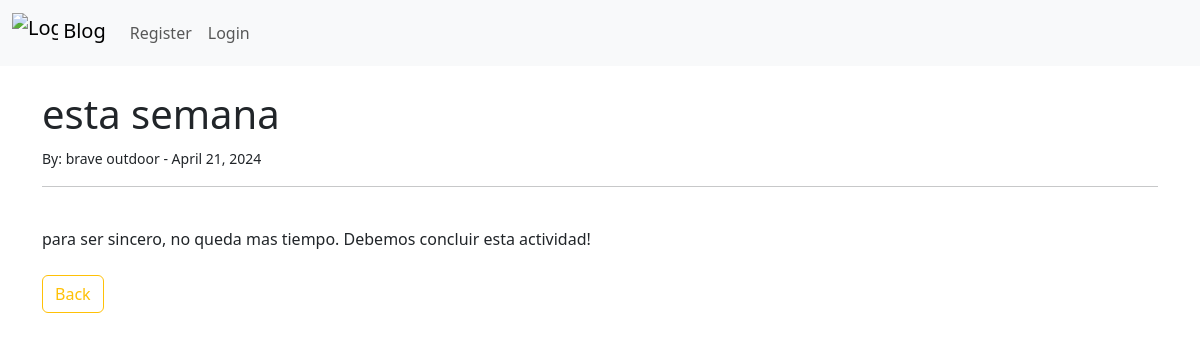
The app's page /article/11 with its own data.
### myblog/models.py (models this page shows, shortened)
class Post(models.Model):
    title = models.CharField(max_length=255)
    title_tag = models.CharField(max_length=255)
    author = models.ForeignKey(User, on_delete=models.CASCADE)
    body = models.TextField()
    post_date = models.DateField(auto_now_add = True)
    category = models.CharField(max_length=255, default="coding")

### myblog/views.py (the view)
# urls.py: path('article/<int:pk>', ArticleDetailsView.as_view(), name='article_detail'),
class ArticleDetailsView(DetailView):
    model = Post
    template_name = 'article_details.html'

### myblog/templates/article_details.html (shortened to what this page needs)
{% extends 'base.html' %}
{% block content %}
    <h1>{{post.title}} </h1>
    <small>By: {{post.author.first_name}} {{post.author.last_name}} - {{post.post_date}}
    </small> <br/>
    <hr>
    <br/>
    {{post.body|safe}}
    <br/><br/>
    <a href="{% url 'home' %}" class="btn btn-outline-warning">Back</a >
{% endblock %}

### records on screen
Post: title "esta semana", author.first_name "brave", author.last_name "outdoor", post_date "April 21, 2024", body "para ser sincero, no queda mas tiempo. Debemos concluir esta actividad!"
